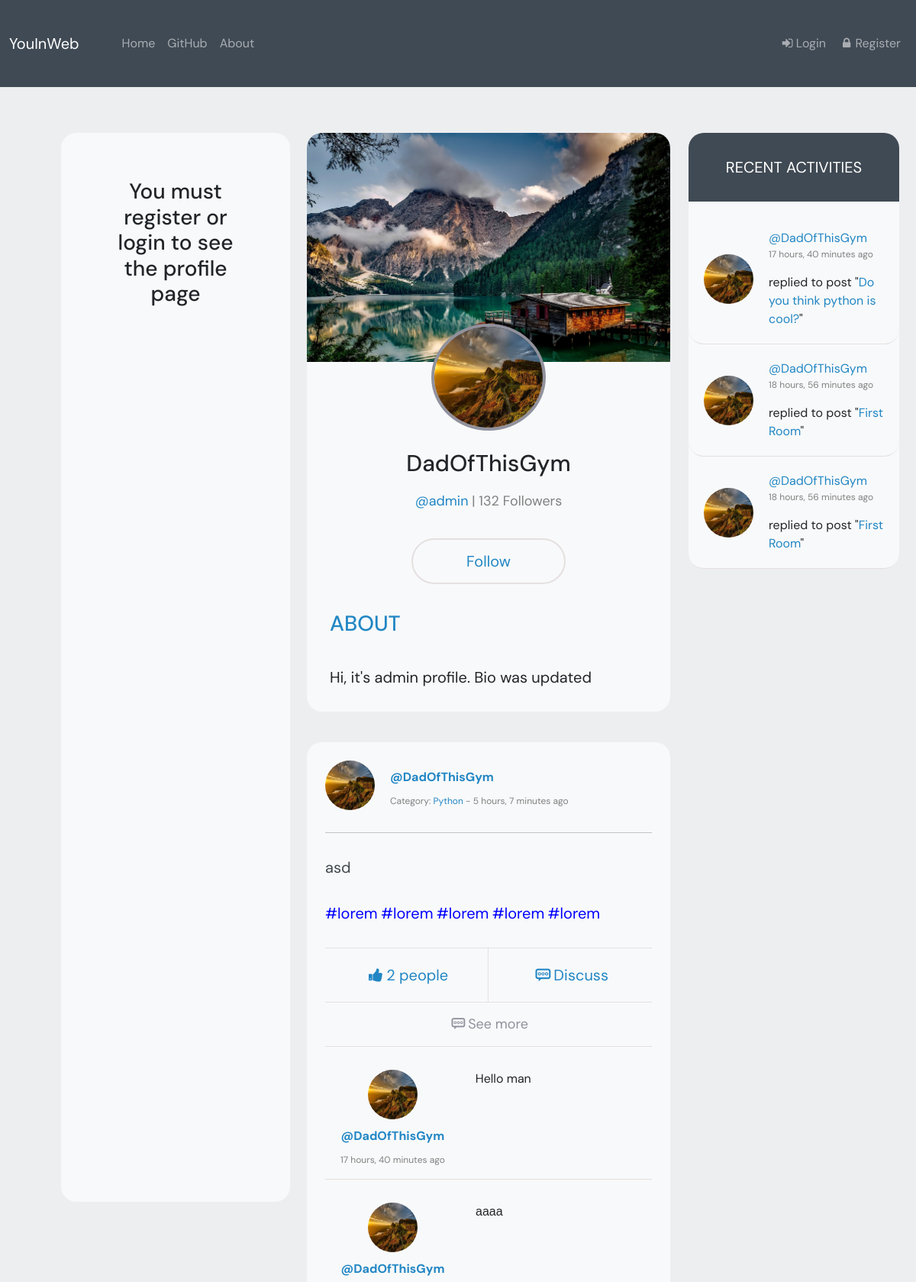
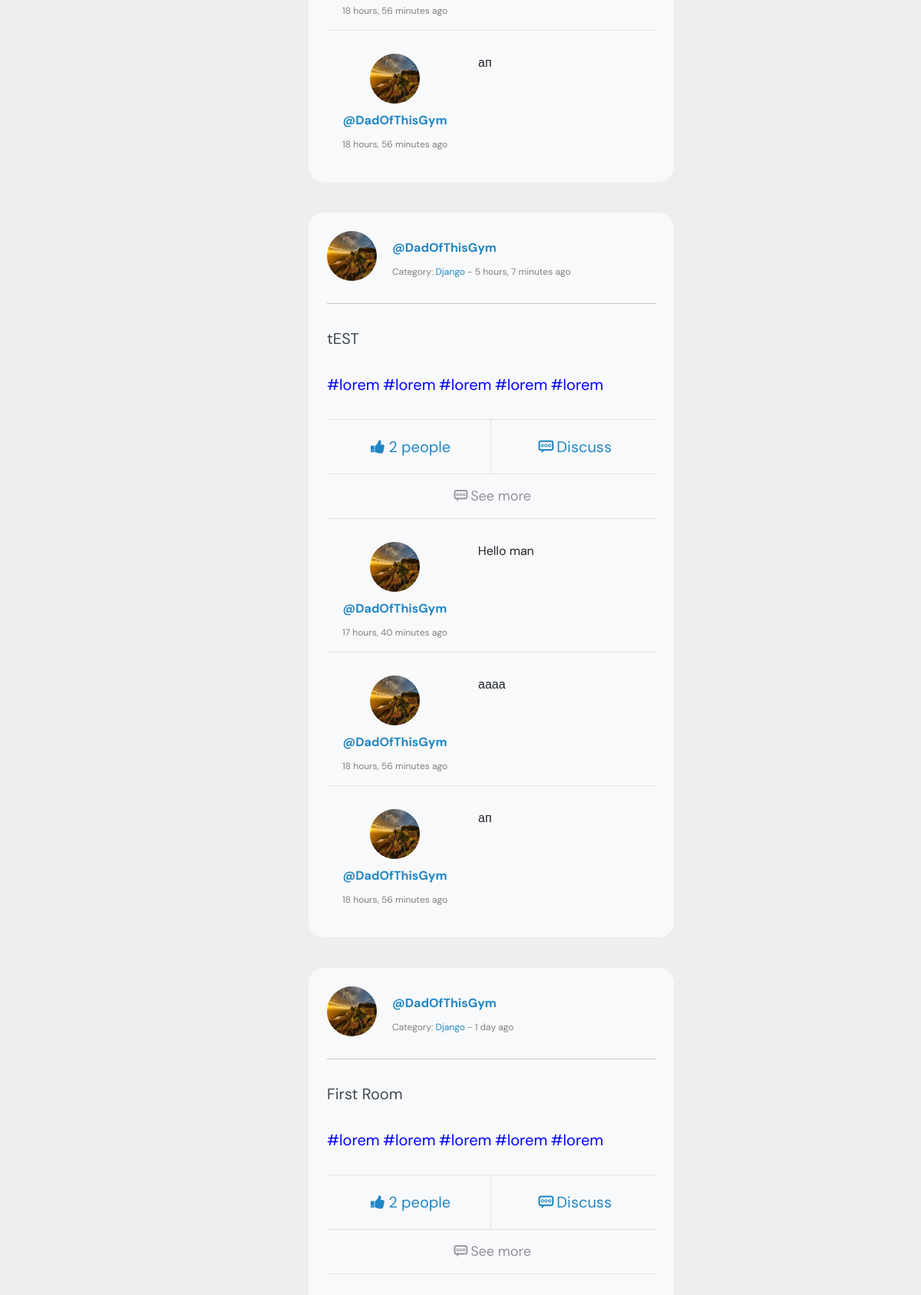
The app's page /profile/1 (upper part) with its own data (2 pictures, top to bottom).
### base/models.py (models this page shows, shortened)
class User(AbstractUser):
    name = models.CharField(max_length=100, null=True, blank=True, unique=True)
    email = models.EmailField(null=True, unique=True)
    bio = models.TextField(null=True)
    avatar = models.ImageField(null=True, default='user_undefined.webp', verbose_name='User photo')
    profile_photo = models.ImageField(null=True, default='profile_image2.jpg', verbose_name='Profile photo')
    USERNAME_FIELD = 'email'
    REQUIRED_FIELDS = []

class Room(models.Model):
    host = models.ForeignKey(User, on_delete=models.SET_NULL, null=True)
    topic = models.ForeignKey(Topic, on_delete=models.SET_NULL, null=True)
    name = models.CharField(max_length=255)
    description = models.TextField(null=True, blank=True)
    participants = models.ManyToManyField(User, related_name='participants', blank=True)
    updated = models.DateTimeField(auto_now=True)
    created = models.DateTimeField(auto_now_add=True)
    def __str__(self):
        return self.name
    class Meta:
        ordering = ('-created', )
        verbose_name = 'Room'
        verbose_name_plural = 'Rooms'

class Topic(models.Model):
    name = models.CharField(max_length=200)
    slug = models.SlugField()

class Message(models.Model):
    user = models.ForeignKey(User, on_delete=models.CASCADE)
    room = models.ForeignKey(Room, on_delete=models.CASCADE)
    body = models.TextField()
    updated = models.DateTimeField(auto_now=True)
    created = models.DateTimeField(auto_now_add=True)
    class Meta:
        ordering = ('-created', )
        verbose_name = 'Message'
        verbose_name_plural = 'Messages'

### base/views.py (the view)
# urls.py: path('profile/<str:pk>', userProfile, name='profile'),
def userProfile(request, pk):
    user = User.objects.get(id=pk)
    room = user.room_set.all()
    room_messages = user.message_set.all()[:3]
    room_count = room.count()
    topics = Topic.objects.all()
    context = {
        'user': user,
        'room': room,
        'room_messages': room_messages,
        'topics': topics,
        'room_count': room_count,
    }
    return render(request, 'base/profile.html', context)

### base/templates/base/profile.html (shortened to what this page needs)
{% extends 'base.html' %}
{% load static %}
{% block content %}
{% if request.user != user %}
<div class="col-xl-3 bg-light profile">
    {% include 'base/profile_block.html' %}
</div>
{% endif %}
<div class="col-xl-5 private_profile ">
    <div class="private_profile-block">
        <img src="{{ user.profile_photo.url }}" alt="" class="private_profile-img">
        <img src="{{ user.avatar.url }}" alt="" class="private_user-img">
        <h3 class="private_profile-name">{{ user.name }}</h3>
        <p class="private_profile-info">@{{ user.username }} <span class="private_profile_followers">| 132 Followers</span></p>
        {% if request.user == user %}
        <a href="{% url 'update-user' %}" class="private_profile-follow">Edit</a>
        {% else %}
        <a href="" class="private_profile-follow">Follow</a>
        {% endif %}
        <h3 class="private_about-title">About</h3>
        <p class="private_profile-about">{{ user.bio }}</p>
    </div>
    {% for i in room %}
    <div class="post bg-light p-4">
        <div class="post_header d-flex">
            <img src="{{ i.host.avatar.url }}" alt="" class="post_image">
            <div class="post_header-info d-flex flex-column bd-highlight justify-content-center">
                <a href="" class="post_creator-name">@{{ i.host.name }}</a>
                <p class="created_timesince">Category: <a href="{% url 'home' %}?q={{ i.topic.name }}" class="post_category">{{ i.topic.name }}</a> - {{ i.created|timesince }} ago</p>
            </div>
        </div>
        <hr>
        <div class="post_text">
            <p class="post_text-message font-weight-normal">
                {{ i.name }}
            </p>
        </div>
        <div class="post_tags">
            <a href="">#lorem</a>
            <a href="">#lorem</a>
            <a href="">#lorem</a>
            <a href="">#lorem</a>
            <a href="">#lorem</a>
        </div>
        <div class="post_buttons d-flex flex-row">
            <button class="post_btn1" type="button"><i class="icon-thumbs-up-alt"></i>2 people</button>
            <a href="{% url 'room' i.id %}" class="post_btn2" type="button"><i class="icon-chat"></i>Discuss</a>
        </div>
        <div class="show_comments">
            <a href="{% url 'room' i.id %}"><i class="icon-chat"></i>See more</a>
        </div>
        {% for message in room_messages %}
        <div class="post_comments">
            <div class="post_comments-line"></div>
            <div class="post_comment d-flex">
                <div class="post_header-info d-flex flex-column bd-highlight justify-content-center align-items-center ">
                    <img src="{{ message.user.avatar.url }}" alt="" class="comment_image">
                    <a href="" class="post_creator-name">@{{ message.user.name }}</a>
                    <p class="created_timesince">{{ message.created|timesince }} ago</p>
                </div>
                <p class="comment_text">{{ message.body }}</p>
            </div>
        </div>
        {% endfor %}
    </div>
    {% endfor %}
</div>
<div class="col-xl-3">
    <div class="last_activity bg-light">
        <div class="last_activity-header">
            <p class="last_header-text">RECENT ACTIVITIES</p>
        </div>
        {% for message in room_messages %}
        <div class="last_activity-post d-flex align-items-center">
            <img src="{{ message.user.avatar.url }}" alt="" class="user_img">
            <div class="last_user-info d-flex flex-column">
                <a href="{% url 'profile' message.user.id %}" class="last_user-name">@{{ message.user.name }}</a>
                <p class="last_activity-time">{{ message.created|timesince }} ago</p>
                <div class="replied_to">replied to post "<a href="{% url 'room' message.room.id %}" class="last_post-name">{{ message.room }}</a>"</div>
            </div>
        </div>
        {% endfor %}
    </div>
</div>
{% endblock %}

### base/static/base/css/style.css (style rules this page uses)
a { color: #fff; text-decoration: none; }
body { background-color: #EDEEF0; font-family: 'DM Sans', sans-serif; }
.profile { padding: 0; border-radius: 20px; margin-left: 80px; height: 1400px; }
.post { border-radius: 20px; margin-top: 40px; }
.post_image { height: 65px; width: 65px; border-radius: 50%; }
.post_header-info { margin-left: 20px; }
.post_creator-name { font-size: 16px; font-weight: bold; text-decoration: none; color: #2186c4; text-align: left; margin-top: 10px; }
.created_timesince { font-weight: normal; font-size: 12px; padding-top: 10px; color: gray; text-align: center; }
.created_timesince a { color: #2186c4; }
.post_text { margin-top: 30px; }
.post_text-message { color: #41484f; font-size: 20px; }
.post_tags { margin-top: 30px; }
.post_tags a { color: blue; font-size: 20px; }
.post_buttons { margin-top: 30px; text-align: center; }
.post_btn1 { border-left: none; border-top: 1px solid #e5e0e0; border-bottom: 1px solid #e5e0e0; border-right: 1px solid #e5e0e0; width: 100%; color: #2186c4; font-size: 20px; padding: 20px; background-color: transparent; }
.post_btn2 { border-right: none; border-left: none; border-top: 1px solid #e5e0e0; border-bottom: 1px solid #e5e0e0; width: 100%; color: #2186c4; font-size: 20px; padding: 20px; background-color: transparent; }
.show_comments { text-align: center; padding: 15px; }
.show_comments a { color: #91919D; font-size: 18px; }
.post_comments-line { height: 1px; width: 100%; background-color: #e5e0e0; }
.post_comment { margin-top: 30px; }
.comment_image { height: 65px; width: 65px; border-radius: 50%; }
.comment_text { padding-left: 40px; }
.last_activity { border-radius: 20px; }
.last_header-text { color: white; text-align: center; padding: 30px; text-transform: uppercase; font-size: 20px; }
.last_activity-header { border-top-right-radius: 20px; border-top-left-radius: 20px; background-color: #404a54; }
.last_activity-post { border-bottom: 1px solid #e5e0e0; padding: 20px; border-bottom-right-radius: 20px; border-bottom-left-radius: 20px; }
.user_img { border-radius: 50%; height: 65px; width: 65px; }
.last_user-info { margin-left: 20px; }
.last_user-name { color: #2186c4; }
.last_activity-time { font-size: 12px; color: gray; }
.last_post-name { color: #2186c4; }
.private_profile { margin-left: 10px; }
.private_profile-img { width: 100%; max-height: 300px; object-fit: cover; border-top-left-radius: 20px; border-top-right-radius: 20px; }
.private_profile-block { background-color: #F8F9FA; border-radius: 20px; text-align: center; align-items: center; }
.private_profile-block h3 { text-align: left; }
.private_user-img { background-size: cover; border-radius: 50%; margin-top: -50px; height: 140px; width: 150px; border: 4px solid #91919D; }
.private_profile-name { text-align: center !important; font-size: 30px; padding-top: 25px; }
.private_profile-info { color: #2186c4; font-size: 18px; padding-top: 10px; margin-bottom: 50px; }
.private_profile_followers { color: gray; }
.private_profile-follow { color: #2186c4; font-size: 20px; padding: 15px 70px; border-radius: 30px; border: 2px solid #e5e0e0; }
.private_about-title { text-transform: uppercase; color: #2186c4; padding-left: 30px; margin-top: 50px; }
.private_profile-about { padding: 30px 30px; font-size: 20px; text-align: left; }

### records on screen
User: profile_photo (picture), avatar (picture), name "DadOfThisGym", username "admin", bio "Hi, it's admin profile. Bio was updated"
Room: host.avatar (picture), host.name "DadOfThisGym", topic.name "Python", created "5 hours, 7 minutes", name "asd"
Message: user.avatar (picture), user.name "DadOfThisGym", created "17 hours, 40 minutes", body "Hello man", room "Do you think python is cool?"
Message: user.avatar (picture), user.name "DadOfThisGym", created "18 hours, 56 minutes", body "аааа", room "First Room"
Message: user.avatar (picture), user.name "DadOfThisGym", created "18 hours, 56 minutes", body "ап", room "First Room"
Room: host.avatar (picture), host.name "DadOfThisGym", topic.name "Django", created "5 hours, 7 minutes", name "tEST"
Room: host.avatar (picture), host.name "DadOfThisGym", topic.name "Django", created "1 day", name "First Room"
